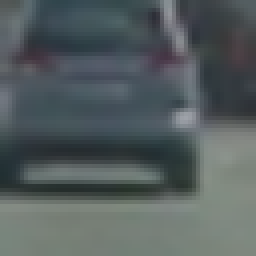
#> input picture data/vehicles/GTI_Far/image0009.png, 64 x 64 px (shown 4 times larger); its folder holds only this picture in this run
$ jupyter execute --allow-errors VehicleDetection.ipynb   (older library calls are emulated)
#> lines starting #> are read from the running program, lines starting #| are printed output that depends on the picture
### lesson_functions.py
import numpy as np
import cv2
from skimage.feature import hog
import matplotlib.image as mpimg


# [13 lines left out: function convert_color, not called in this run]


def get_hog_features(img, orient, pix_per_cell, cell_per_block,
                     vis=False, feature_vec=True):
    # Call with two outputs if vis==True
    if vis == True:
        features, hog_image = hog(img, orientations=orient,
                                  pixels_per_cell=(pix_per_cell, pix_per_cell),
                                  cells_per_block=(cell_per_block, cell_per_block),
                                  transform_sqrt=False,
                                  visualise=vis, feature_vector=feature_vec)
        return features, hog_image
    # Otherwise call with one output
    else:
        features = hog(img, orientations=orient,
                       pixels_per_cell=(pix_per_cell, pix_per_cell),
                       cells_per_block=(cell_per_block, cell_per_block),
                       transform_sqrt=False,
                       visualise=vis, feature_vector=feature_vec)
        return features


def bin_spatial(img, size=(32, 32)):
    color1 = cv2.resize(img[:, :, 0], size).ravel()
    color2 = cv2.resize(img[:, :, 1], size).ravel()
    color3 = cv2.resize(img[:, :, 2], size).ravel()
    return np.hstack((color1, color2, color3))


def color_hist(img, nbins=32):  # bins_range=(0, 256)
    # Compute the histogram of the color channels separately
    channel1_hist = np.histogram(img[:, :, 0], bins=nbins)
    channel2_hist = np.histogram(img[:, :, 1], bins=nbins)
    channel3_hist = np.histogram(img[:, :, 2], bins=nbins)
    # Concatenate the histograms into a single feature vector
    hist_features = np.concatenate((channel1_hist[0], channel2_hist[0], channel3_hist[0]))
    # Return the individual histograms, bin_centers and feature vector
    return hist_features


# Define a function to extract features from a list of images
# Have this function call bin_spatial() and color_hist()
def extract_features(imgs, color_space='RGB', spatial_size=(32, 32),
                     hist_bins=32, orient=9,
                     pix_per_cell=8, cell_per_block=2, hog_channel=0,
                     spatial_feat=True, hist_feat=True, hog_feat=True):
    # Create a list to append feature vectors to
    features = []
    # Iterate through the list of images
    for file in imgs:
        file_features = []
        # Read in each one by one
        image = mpimg.imread(file)
        # apply color conversion if other than 'RGB'
        if color_space != 'RGB':
            if color_space == 'HSV':
                feature_image = cv2.cvtColor(image, cv2.COLOR_RGB2HSV)
            elif color_space == 'LUV':
                feature_image = cv2.cvtColor(image, cv2.COLOR_RGB2LUV)
            elif color_space == 'HLS':
                feature_image = cv2.cvtColor(image, cv2.COLOR_RGB2HLS)
            elif color_space == 'YUV':
                feature_image = cv2.cvtColor(image, cv2.COLOR_RGB2YUV)
            elif color_space == 'YCrCb':
                feature_image = cv2.cvtColor(image, cv2.COLOR_RGB2YCrCb)
        else:
            feature_image = np.copy(image)

        if spatial_feat == True:
            spatial_features = bin_spatial(feature_image, size=spatial_size)
            file_features.append(spatial_features)
        if hist_feat == True:
            # Apply color_hist()
            hist_features = color_hist(feature_image, nbins=hist_bins)
            file_features.append(hist_features)
        if hog_feat == True:
            # Call get_hog_features() with vis=False, feature_vec=True
            if hog_channel == 'ALL':
                hog_features = []
                for channel in range(feature_image.shape[2]):
                    hog_features.append(get_hog_features(feature_image[:, :, channel],
                                                         orient, pix_per_cell, cell_per_block,
                                                         vis=False, feature_vec=True))
                hog_features = np.ravel(hog_features)
            else:
                hog_features = get_hog_features(feature_image[:, :, hog_channel], orient,
                                                pix_per_cell, cell_per_block, vis=False, feature_vec=True)
            # Append the new feature vector to the features list
            file_features.append(hog_features)
        features.append(np.concatenate(file_features))
    # Return list of feature vectors
    return features

### VehicleDetection.ipynb
[cell 1]
import matplotlib.image as mpimg
import matplotlib.pyplot as plt
import numpy as np
import cv2
import glob
import time
from sklearn.svm import LinearSVC
from sklearn.preprocessing import StandardScaler
from skimage.feature import hog
from lesson_functions import *
# NOTE: the next import is only valid for scikit-learn version <= 0.17
# for scikit-learn >= 0.18 use:
# from sklearn.model_selection import train_test_split
from sklearn.cross_validation import train_test_split


# Read in cars and notcars
cars = glob.glob('data/vehicles/**/*.png', recursive=True)
notcars = glob.glob('data/non-vehicles/**/*.png', recursive=True)

print('found %d cars' % len(cars))
print('found %d non-cars' % len(notcars))

[cell 2]
# Reduce the sample size
#sample_size = 1000
sample_size = -1
cars = cars[0:sample_size]
notcars = notcars[0:sample_size]

color_space = 'YCrCb' # Can be RGB, HSV, LUV, HLS, YUV, YCrCb
orient = 18  # HOG orientations
pix_per_cell = 8 # HOG pixels per cell
cell_per_block = 2 # HOG cells per block
hog_channel = 'ALL' # Can be 0, 1, 2, or "ALL"
spatial_size = (16, 16) # Spatial binning dimensions
hist_bins = 16    # Number of histogram bins
spatial_feat = True # Spatial features on or off
hist_feat = True # Histogram features on or off
hog_feat = True # HOG features on or off
y_start_stop = [400, None] # Min and max in y to search in slide_window()


car_features = extract_features(cars, color_space=color_space,
                        spatial_size=spatial_size, hist_bins=hist_bins,
                        orient=orient, pix_per_cell=pix_per_cell,
                        cell_per_block=cell_per_block,
                        hog_channel=hog_channel, spatial_feat=spatial_feat,
                        hist_feat=hist_feat, hog_feat=hog_feat)
#> in extract_features, image is the input picture: shape (64, 64, 3) float32; mean R, G, B 0.332, 0.367, 0.371
#> in extract_features, `feature_image = cv2.cvtColor(image, cv2.COLOR_RGB2YCrCb)`: feature_image: shape (64, 64, 3) float32; mean of channels 0, 1, 2 0.357, 0.482, 0.508
#> in bin_spatial, `color1 = cv2.resize(img[:, :, 0], size).ravel()`: color1 = 256 values, max 0.616 at index 123, min 0.172 at index 148, mean 0.356
#> in bin_spatial, `color2 = cv2.resize(img[:, :, 1], size).ravel()`: color2 = 256 values, max 0.523 at index 58, min 0.458 at index 4, mean 0.482
#> in bin_spatial, `color3 = cv2.resize(img[:, :, 2], size).ravel()`: color3 = 256 values, max 0.533 at index 69, min 0.486 at index 206, mean 0.508
#> in extract_features, `spatial_features = bin_spatial(feature_image, size=spatial_size)`: spatial_features = 768 values, max 0.616 at index 123, min 0.172 at index 148, mean 0.449
#> in color_hist, `hist_features = np.concatenate((channel1_hist[0], channel2_hist[0], ch..`: hist_features = 48 values, max 1185 at index 22, min 5 at index 14, mean 256
#> after the loop in extract_features, `for channel in range(feature_image.shape[2]):`: hog_features = 3 items
#> in extract_features, `hog_features = np.ravel(hog_features)`: hog_features = 10584 values, max 0.693 at index 3105, min 0 at index 11, mean 0.077
#> car_features = 1 item
notcar_features = extract_features(notcars, color_space=color_space,
                        spatial_size=spatial_size, hist_bins=hist_bins,
                        orient=orient, pix_per_cell=pix_per_cell,
                        cell_per_block=cell_per_block,
                        hog_channel=hog_channel, spatial_feat=spatial_feat,
                        hist_feat=hist_feat, hog_feat=hog_feat)

#> (the rest of this cell did not finish here and is left out)

[cell 3]
# [80 lines left out: functions convert_color, find_cars, not called in this run]

ystart = 400
ystop = 656
scale = 1.5
#> (the rest of this cell did not finish here and is left out)

[cell 4]
ystart = 400
#> ystart = 400
ystop = 656
scale = 2.5

#> (the rest of this cell did not finish here and is left out)

[cell 5]
# [30 lines left out: functions add_heat, apply_threshold, draw_labeled_bboxes, not called in this run]

[cell 6]
from scipy.ndimage.measurements import label

def draw_cars_heat(image, debug=False):
    heat = np.zeros_like(image[:,:,0]).astype(np.float)

    orient = 18  # HOG orientations
    pix_per_cell = 8 # HOG pixels per cell
    cell_per_block = 2 # HOG cells per block
    spatial_size = (16, 16) # Spatial binning dimensions
    hist_bins = 16    # Number of histogram bins
    ystart = 400
    ystop = 656
    scales = (1.0, 1.25, 1.5, 1.75, 2.0)

    all_boxes = []

    for scale in scales:

        img, box_list = find_cars(image,
                                  ystart,
                                  ystop,
                                  scale,
                                  svc,
                                  X_scaler,
                                  orient,
                                  pix_per_cell,
                                  cell_per_block,
                                  spatial_size,
                                  hist_bins)


        # Add heat to each box in box list
        heat = add_heat(heat, box_list)

        #print('found', len(box_list), 'boxes at scale', scale)

        all_boxes = all_boxes + box_list

    # Apply threshold to help remove false positives
    heat = apply_threshold(heat, 1)

    # Visualize the heatmap when displaying
    heatmap = np.clip(heat, 0, 255)

    # Find final boxes from heatmap using label function
    labels = label(heatmap)
    draw_img = draw_labeled_bboxes(np.copy(image), labels)

    if debug:
        fig = plt.figure(figsize=(20,10))
        plt.subplot(121)
        plt.imshow(draw_img)
        plt.title('Car Positions')
        plt.subplot(122)
        plt.imshow(heatmap, cmap='hot')
        plt.title('Heat Map')
        fig.tight_layout()
        plt.show()

    return draw_img

#> (the rest of this cell did not finish here and is left out)

[cell 7]
image = mpimg.imread('test_images/test3.jpg')
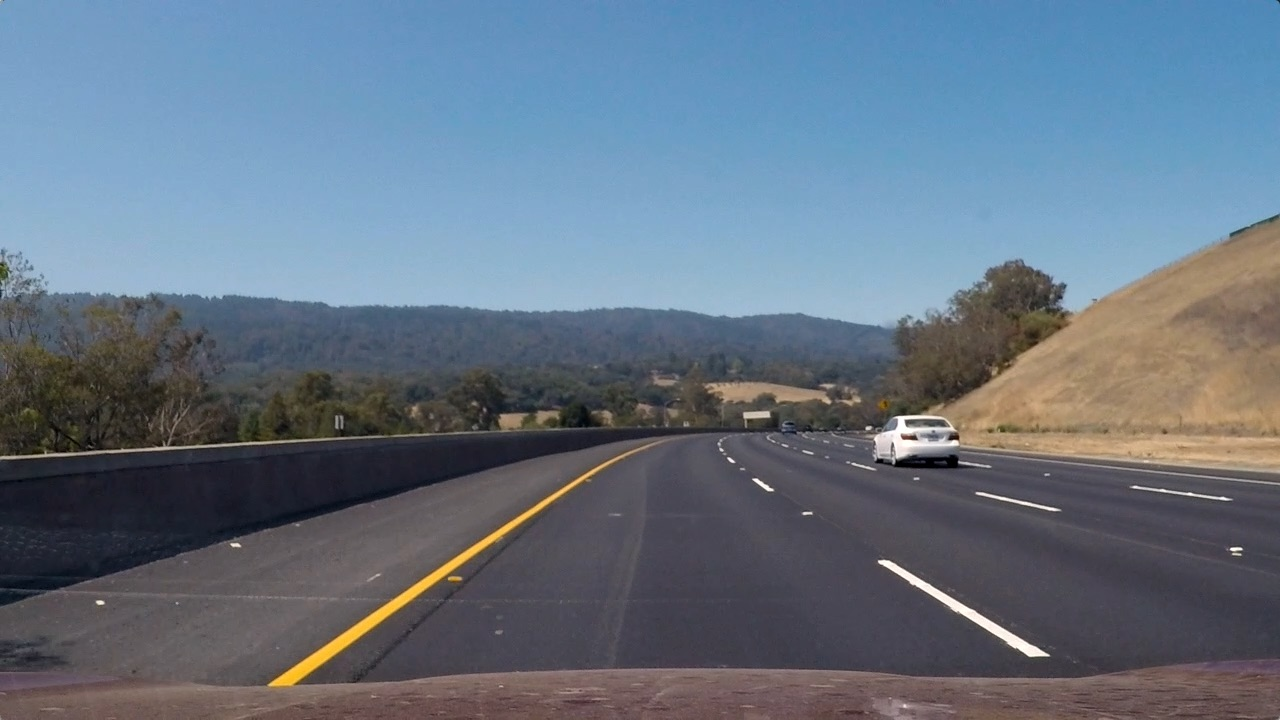
#> input picture test_images/test3.jpg, 1280 x 720 px
#> image is the input picture: shape (720, 1280, 3); mean R, G, B 101.1, 115.3, 130.7
#> (the rest of this cell did not finish here and is left out)

#> after the loop in draw_cars_heat, `for scale in scales:`: heat: shape (720, 1280) float64; every value is 0
#> after the loop in draw_cars_heat, `for scale in scales:`: all_boxes = []

[cell 8]
image = mpimg.imread('test_images/test4.jpg')
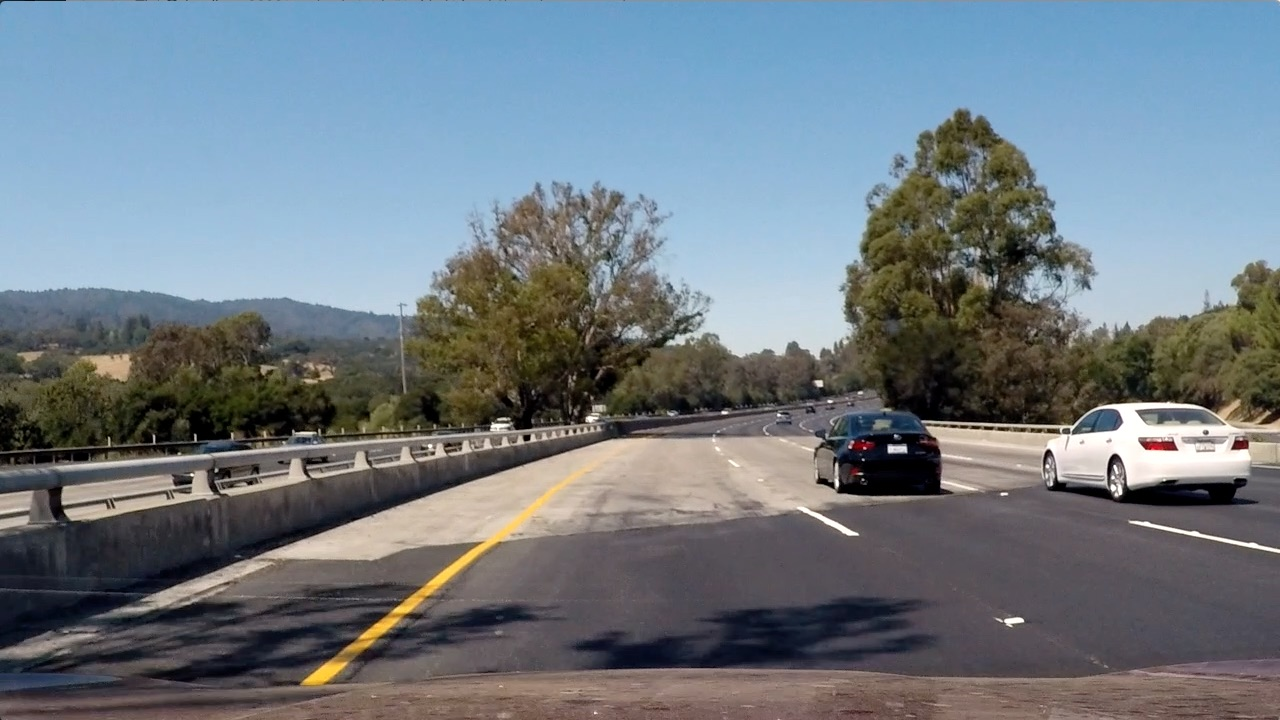
#> input picture test_images/test4.jpg, 1280 x 720 px
#> image is the input picture: shape (720, 1280, 3); mean R, G, B 112.2, 122.7, 130.9
#> (the rest of this cell did not finish here and is left out)


#> (a cell that did not finish here is left out)

[cell 10]
from moviepy.editor import VideoFileClip

def processVideo(input_video, output, start=0, end=-1):

    clip1 = VideoFileClip(input_video)

    clip1 = clip1.subclip(start, end)

    out_clip = clip1.fl_image(draw_cars_heat)

    out_clip.write_videofile(output,audio=False)

[cell 11]
#processVideo('test_video.mp4','test_video_out.mp4')
processVideo('project_video.mp4','project_video_out.mp4')
#> (the call stopped at in processVideo, `clip1 = VideoFileClip(input_video)`: moviepy is not available in this run)

[cell 12]
frame_num = 0
#> frame_num = 0
prefix = ''

# [7 lines left out: function dumpFrame, not called in this run]

def dumpVideoFrames(input_video, prefixparam):
    frame_num = 0
    global prefix
    prefix = prefixparam
    clip1 = VideoFileClip(input_video)
    out_clip = clip1.fl_image(dumpFrame)
    out_clip.write_videofile("tmp.mp4",audio=False)


dumpVideoFrames('test_video.mp4','test')
#> (the call stopped at in dumpVideoFrames, `clip1 = VideoFileClip(input_video)`: moviepy is not available in this run)
